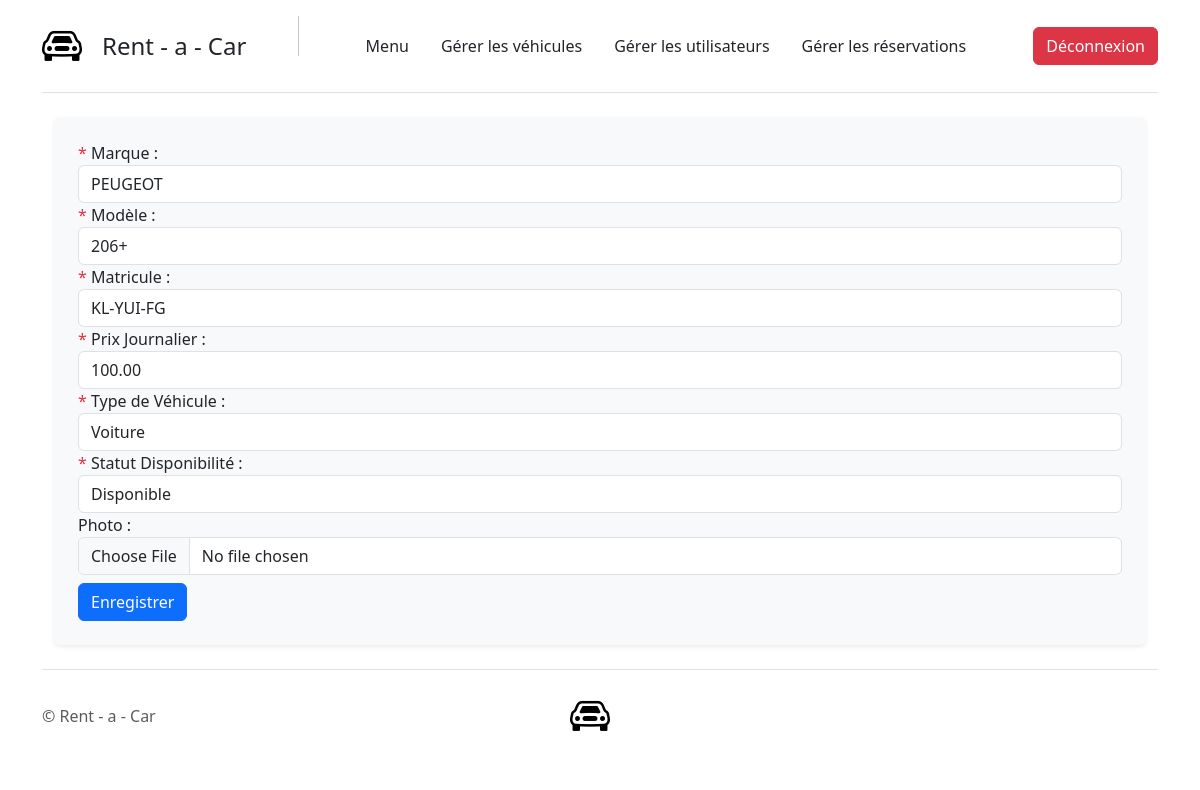
/?action=modifierVehicule&id=47 (signed in), run on the app's committed database.
### tables this page shows
CREATE TABLE IF NOT EXISTS `vehicule` (
  `id_vehicule` int NOT NULL AUTO_INCREMENT,
  `marque` varchar(25) DEFAULT NULL,
  `modele` varchar(25) DEFAULT NULL,
  `matricule` varchar(25) DEFAULT NULL,
  `prix_journalier` decimal(7,2) DEFAULT NULL,
  `type_vehicule` varchar(25) DEFAULT NULL,
  `statut_dispo` int DEFAULT '1',
  `photo` varchar(50) DEFAULT NULL,
  PRIMARY KEY (`id_vehicule`),
  UNIQUE KEY `matricule` (`matricule`)
);

### index.php (called while the page is built, shortened)
<?php
include "classes/Vehicle.php";
include "controller/VehicleController.php";
include "controller/MenuController.php";
include "model/VehicleModel.php";
$vehicle = new VehicleController();
$vehicle->actionVehicle();

### model/ModelGeneric.php (called while the page is built)
<?php
abstract class ModelGeneric {
    protected $pdo;
    public function __construct(){
        $this->pdo = new PDO("mysql:host=localhost;dbname=agence", "root", "", [
            PDO::ATTR_DEFAULT_FETCH_MODE => PDO::FETCH_ASSOC
        ]);
    }
    public function executeRequest(string $query, $data = []){
        $statement = $this->pdo->prepare($query);
        foreach($data as $cle => $valeur){
            $data[$cle] = htmlentities($valeur);
        }
        $statement->execute($data);
        return $statement;
    }
}

### model/VehicleModel.php (called while the page is built, shortened)
<?php
require_once 'model/ModelGeneric.php';
class VehicleModel extends ModelGeneric {
    public function findVehicleById(int $id_vehicule) {
        $query = $this->executeRequest("SELECT * FROM vehicule WHERE id_vehicule = :id_vehicule", [
            "id_vehicule" => $id_vehicule,
        ]);
        extract($query->fetch());
        return new Vehicle($id_vehicule, $marque, $modele, $matricule, $prix_journalier, $type_vehicule, $statut_dispo, $photo);
    }
}

### classes/Vehicle.php (called while the page is built, shortened)
<?php
class Vehicle {
    private	$marque;
    private $modele;
    private $matricule;
    private $prix_journalier;
    private $type_vehicule;
    private $statut_dispo;
    public function __construct($p_id_vehicule = '', $p_marque = '', $p_modele = '', $p_matricule = '', $p_prix_journalier = '', $p_type_vehicule = '', $p_statut_dispo = '', $p_photo = '') {
        $this->marque = $p_marque;
        $this->modele = $p_modele;
        $this->matricule = $p_matricule;
        $this->prix_journalier = $p_prix_journalier;
        $this->type_vehicule = $p_type_vehicule;
        $this->statut_dispo = $p_statut_dispo;
    }
    public function getMarque() {
        return $this->marque;
    }
    public function getModele() {
        return $this->modele;
    }
    public function getMatricule() {
        return $this->matricule;
    }
    public function getPrixJournalier() {
        return $this->prix_journalier;
    }
    public function getTypeVehicule() {
        return $this->type_vehicule;
    }
    public function getStatutDispo() {
        return $this->statut_dispo;
    }
}

### vue/formVehicle.php (the view, shortened to what this page needs)
<form action="" id="vehicle_form" method="POST" enctype="multipart/form-data" class="p-4 bg-light rounded shadow-sm">
    <div class="form-group">
        <label for="marque"><span class="text-danger">*</span> Marque :</label>
        <input type="text" id="marque" name="marque" class="form-control" maxlength="25" value="<?php if(isset($vehicule)) { echo $vehicule->getMarque();} ?>">
    </div>
    <div class="form-group">
        <label for="modele"><span class="text-danger">*</span> Modèle :</label>
        <input type="text" id="modele" name="modele" class="form-control" maxlength="25" value="<?php if(isset($vehicule)) { echo $vehicule->getModele();} ?>">
    </div>
    <div class="form-group">
        <label for="matricule"><span class="text-danger">*</span> Matricule :</label>
        <input type="text" id="matricule" name="matricule" class="form-control" maxlength="25" value="<?php if(isset($vehicule)) { echo $vehicule->getMatricule();} ?>">
    </div>
    <div class="form-group">
        <label for="prix_journalier"><span class="text-danger">*</span> Prix Journalier :</label>
        <input type="number" id="prix_journalier" name="prix_journalier" class="form-control" value="<?php if(isset($vehicule)) { echo $vehicule->getPrixJournalier();} ?>">
    </div>
    <div class="form-group">
        <label for="type_vehicule"><span class="text-danger">*</span> Type de Véhicule :</label>
        <select id="type_vehicule" name="type_vehicule" class="form-control">
        <?php
            $selectedType = isset($vehicule) ? $vehicule->getTypeVehicule() : null;
            $options = [
                "voiture" => "Voiture",
                "2_roues" => "2 roues",
                "camion" => "Camion",
            ];
            foreach ($options as $value => $label) {
                $selected = ($value === $selectedType) ? "selected" : "";
                echo "<option value=\"$value\" $selected>$label</option>";
            }
        ?>
        </select>
    </div>
    <div class="form-group">
        <label for="statut_dispo"><span class="text-danger">*</span> Statut Disponibilité :</label>
        <select id="statut_dispo" name="statut_dispo" class="form-control">
        <?php
            $selectedDispo = isset($vehicule) ? $vehicule->getStatutDispo() : null;
            $options = [
            "1" => "Disponible",
            "0" => "Indisponible",
            ];
            foreach ($options as $value => $label) {
                $selected = ($value == $selectedDispo) ? "selected" : "";
                echo "<option value=\"$value\" $selected>$label</option>";
            }
        ?>
        </select>
    </div>
    <div class="form-group">
        <label for="photo">Photo :</label>
        <input type="file" id="photo" name="photo" class="form-control" accept="image/*" required>
    </div>
    <input type="submit" name="<?php if(isset($vehicule)) {echo "modifyVehicle";} else {echo "addVehicle";} ?>" class="btn btn-primary mt-2" value="Enregistrer">
</form>
<?php
include "vue/template.php";

### data on the page
vehicule: marque "PEUGEOT", modele "206+", matricule "KL-YUI-FG", prix_journalier "100.00"

### other printed values
form field type_vehicule "Voiture"
form field statut_dispo "Disponible"
